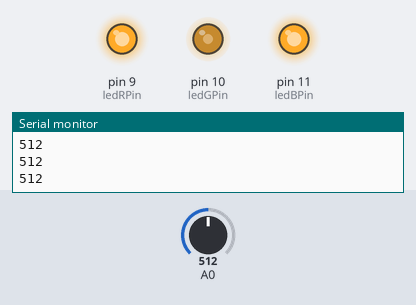
The sketch below on a simulated Arduino Uno, built with avr-gcc and run on an emulated ATmega328P. On the bench: output pins drawn as LEDs (lit = HIGH), the last lines printed to the serial monitor. The test bench sets the inputs (shaded band); at power-on: A0 = 512.

Above: at 1.2 s.
1.3 s: A0 set to 716
At 2.5 s:
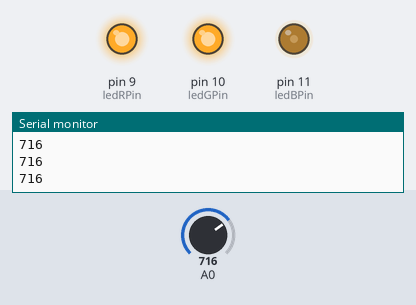
2.8 s: A0 set to 900
At 3.7 s:
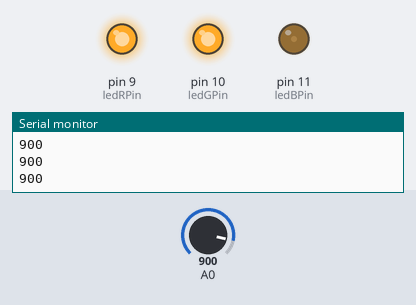
4.3 s: A0 set to 1023
At 4.8 s:
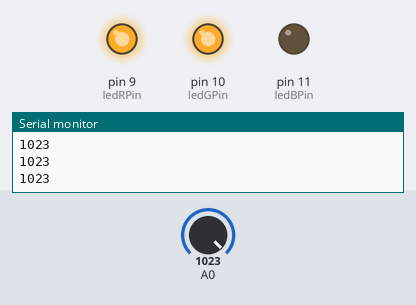
5.8 s: A0 set to 511
At 6.1 s:
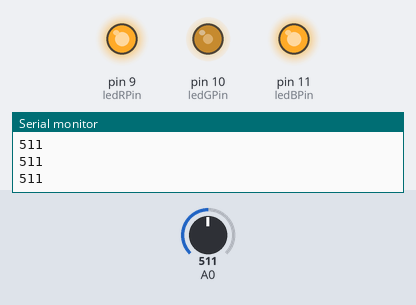
7.3 s: A0 set to 306
At 8.3 s:
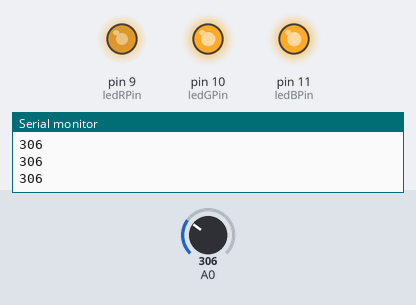
8.8 s: A0 set to 122
At 9.4 s:
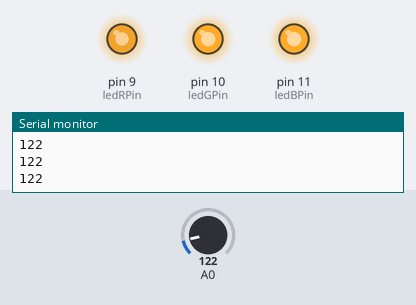
Timing chart, 0 to 11.3 s (numbered marks = the images above; inputs shaded):
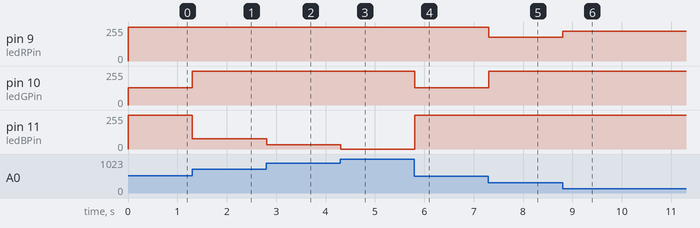

Measured:
- after the input at 1.3 s, pin 10 (ledGPin): 128/255 → 255/255 at once; pin 11 (ledBPin): 255/255 → 77/255 at once
- after the input at 2.8 s, pin 11 (ledBPin): 77/255 → 31/255 at once
- after the input at 4.3 s, pin 11 (ledBPin): 31/255 → 0/255 at once
- after the input at 5.8 s, pin 10 (ledGPin): 255/255 → 128/255 at once; pin 11 (ledBPin): 0/255 → 255/255 at once
- after the input at 7.3 s, pin 9 (ledRPin): 255/255 → 179/255 at once; pin 10 (ledGPin): 128/255 → 255/255 at once
- after the input at 8.8 s, pin 9 (ledRPin): 179/255 → 225/255 at once

The sketch:

RGBInOut_4.ino
```cpp
int ledRPin = 9;
int ledGPin = 10;
int ledBPin = 11;

void setup() {
  Serial.begin(9600);
  pinMode(ledRPin, OUTPUT);
  pinMode(ledGPin, OUTPUT);
  pinMode(ledBPin, OUTPUT);
}

void loop() {
  int sensorValue = analogRead(A0);

  Serial.println(sensorValue);

  int bright = map(sensorValue, 0, 1023, 0, 255);

  if (sensorValue < (1023/3)*1) {         // 1/3 del potenciometro
    makeRGB(bright, 0, 0);
  } else  if (sensorValue < (1023/3)*2) { // 2/3 del potenciometro
    makeRGB(0, bright, 0);
  } else {                                // 3/3 del potenciometro
    makeRGB(0, 0, bright);
  }

}

void makeRGB(int r, int g, int b) {
  r = 255 - r;
  g = 255 - g;
  b = 255 - b;
  analogWrite(ledRPin, r);
  analogWrite(ledGPin, g);
  analogWrite(ledBPin, b);
}
```
